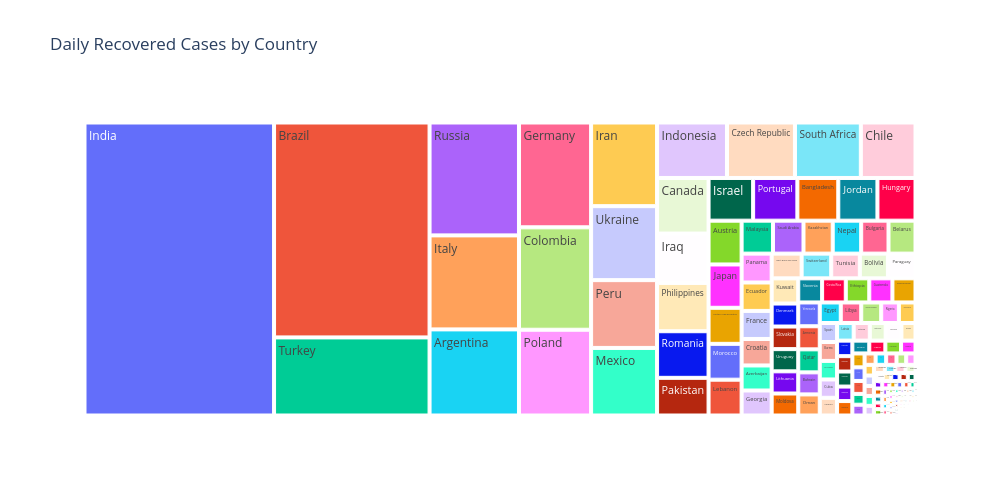

Notebook code for this chart:
### Markdown cell above
Построим иерархическую диаграмму для среднего ежедневного показателя выздоровевших пациентов (daily_recovered) во всех странах.

### Code cell
#считаем среднее ежедневно фиксируемое количество выздоровевших по странам
treemap_data = covid_df.groupby(
    by='country',
    as_index=False
)[['daily_recovered']].mean()

#строим график
fig = px.treemap(
    data_frame=treemap_data, #DataFrame
    path=['country'], #категориальный признак, для которого строится график
    values='daily_recovered', #параметр, который сравнивается
    height=500, #высота
    width=1000, #ширина
    title='Daily Recovered Cases by Country' #заголовок
)

#отображаем график
fig.show()

### Figure 1 — Plotly figure (JSON) as saved in the notebook; plotly's stock layout.template omitted (floating-point values rounded to 4 significant figures; data arrays with more than 128 entries replaced by an {"elided": "..."} marker saying what was removed)
{"data": [{"branchvalues": "total", "domain": {"x": [0, 1], "y": [0, 1]}, "hovertemplate": "labels=%{label}<br>daily_recovered=%{value}<br>parent=%{parent}<br>id=%{id}<extra></extra>", "ids": {"elided": "221 str values"}, "labels": {"elided": "221 str values"}, "name": "", "parents": {"elided": "221 str values"}, "type": "treemap", "values": {"elided": "221 float values"}}], "layout": {"height": 500, "legend": {"tracegroupgap": 0}, "title": {"text": "Daily Recovered Cases by Country"}, "width": 1000}}
